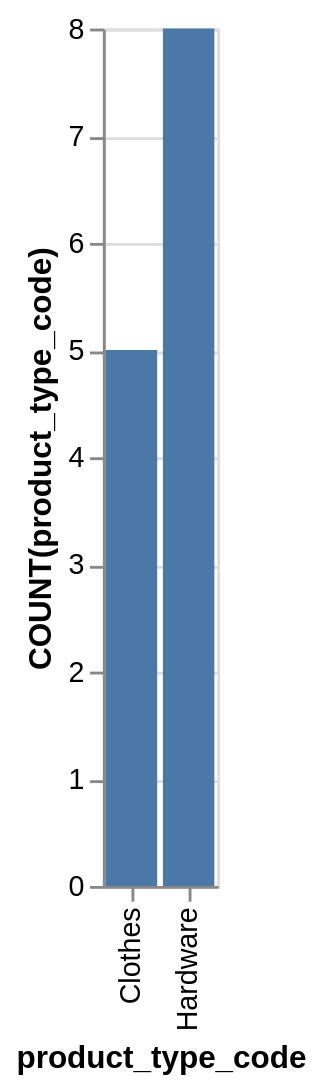

Vega-Lite specification stored for this chart:
### Vega-Lite specification from a JSON file in a GitHub repository (floating-point values rounded to 4 significant figures)
{"data": {"values": [{"x_data": "Clothes", "y_data": 5}, {"x_data": "Hardware", "y_data": 8}]}, "mark": "bar", "encoding": {"x": {"field": "x_data", "type": "nominal", "title": "product_type_code", "sort": {"op": "sum", "field": "y_data", "order": "ascending"}}, "y": {"field": "y_data", "type": "quantitative", "title": "COUNT(product_type_code)"}}}
